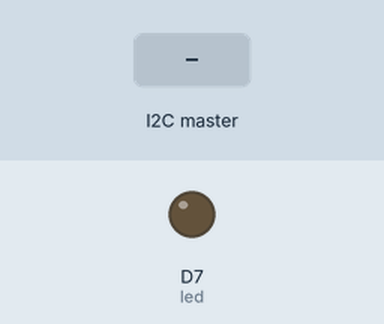
Bench run of a sketch on a simulated ESP8266 (NodeMCU). Parts: output pins drawn as LEDs (lit = HIGH). Inputs (shaded band) come from the test bench.

Above: at 1.2 s.
1.3 s: the I2C master sends the byte 1
At 1.6 s:
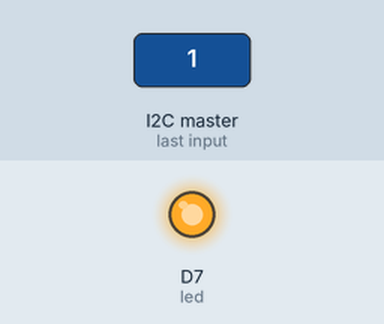
2.8 s: the I2C master sends the byte 0
At 4.0 s:
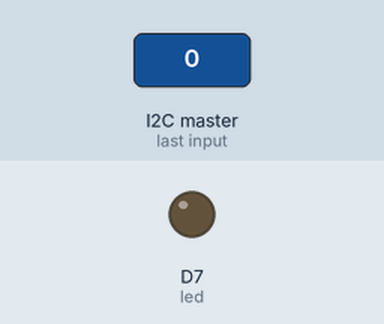
4.3 s: the I2C master sends the byte 2
At 5.1 s:
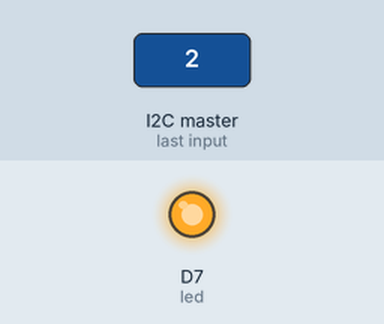
Timing chart, 0 to 7.3 s (numbered marks = the images above; inputs shaded):
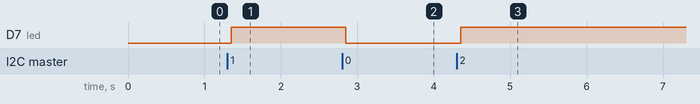

The sketch:

slave.ino
```cpp
#include <Wire.h>

int led = D7; // The in-built LED.

void setup() {
    Wire.begin(0x8); // Set slave device address as 0x8.
    Wire.onReceive(receiveEvent); // Receives data sent by the master.

    pinMode(led, OUTPUT); // Sets the LED as output.
    digitalWrite(led, LOW); // Sets the LED off.
}

void receiveEvent(int amount) {
    while (Wire.available()) { // While the connection is available.
        char c = Wire.read(); // Variable c will read from its master.
        digitalWrite(led, c); // The LED will take in the byte sent by the master to either turn on or off.
    }
}
```

Measured:
- after the input at 1.3 s, D7 (led): LOW → HIGH after 0.05 s
- after the input at 2.8 s, D7 (led): HIGH → LOW after 0.05 s
- after the input at 4.3 s, D7 (led): LOW → HIGH after 0.05 s
